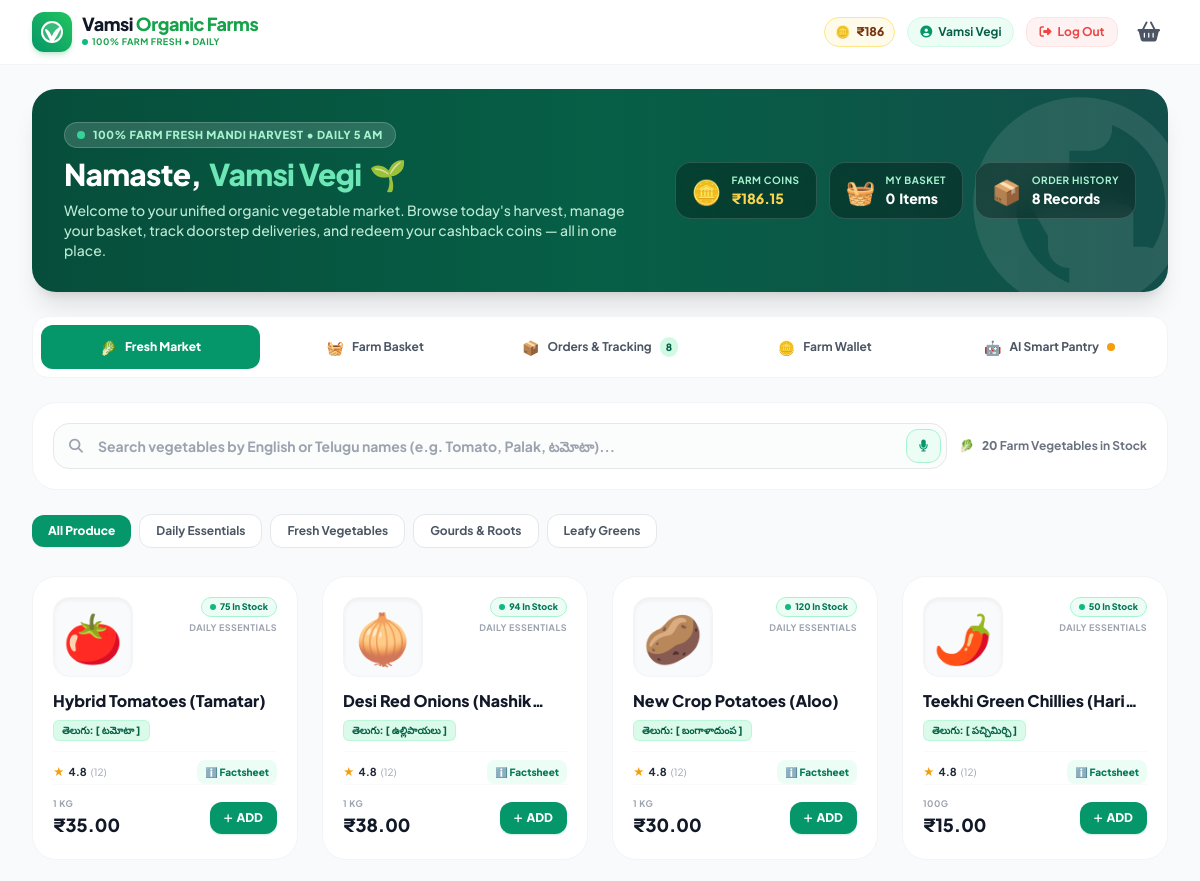
Page /shop (signed in, upper part) on the earlier database version.
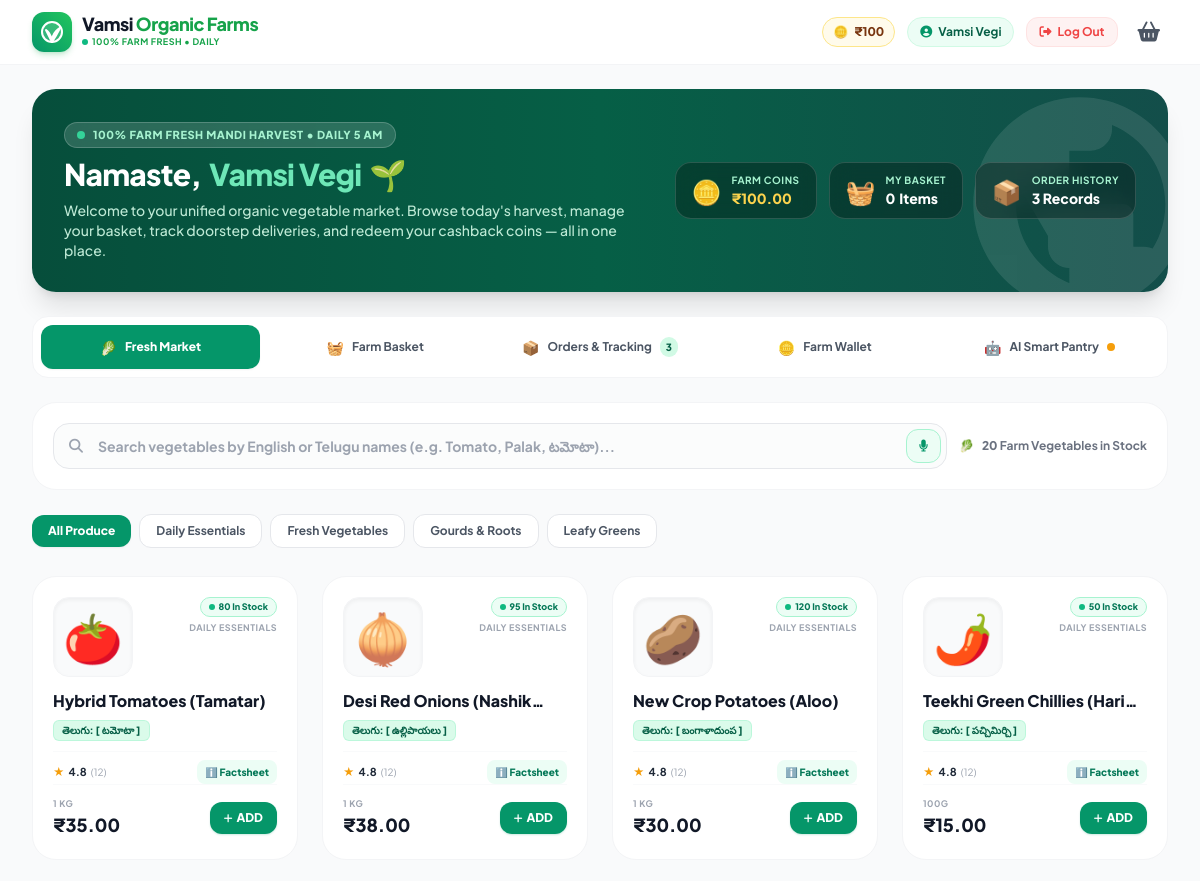
Same page on the later database version.
### tables this page shows
CREATE TABLE users (
            id INTEGER PRIMARY KEY AUTOINCREMENT,
            name TEXT NOT NULL,
            email TEXT UNIQUE NOT NULL,
            phone TEXT UNIQUE,
            role TEXT DEFAULT 'customer',
            password TEXT,
            wallet_balance REAL DEFAULT 100.0,
            auth_provider TEXT DEFAULT 'local',
            profile_picture TEXT DEFAULT ''
        );

CREATE TABLE products (
            id INTEGER PRIMARY KEY AUTOINCREMENT,
            name TEXT NOT NULL,
            category TEXT NOT NULL,
            price REAL NOT NULL,
            unit TEXT NOT NULL,
            image_url TEXT,
            tags TEXT NOT NULL,
            stock INTEGER NOT NULL,
            description TEXT,
            rating REAL DEFAULT 4.8,
            review_count INTEGER DEFAULT 28,
            nutrition_info TEXT DEFAULT ''
        );

### app.py (the view)
@app.route('/shop')
def shop():
    uid = session.get('user_id')
    if not uid:
        return redirect(url_for('login'))
    return dashboard()

### app.py (called while the page is built)
def get_db_connection():
    conn = sqlite3.connect(database.DB_PATH)
    conn.row_factory = sqlite3.Row
    return conn

@app.context_processor
def inject_global_data():
    current_uid = session.get('user_id')
    current_user = None
    unread_count = 0
    conn = get_db_connection()
    users = conn.execute("SELECT * FROM users").fetchall()
    if current_uid:
        current_user = conn.execute("SELECT * FROM users WHERE id = ?", (current_uid,)).fetchone()
        if current_user:
            unread_count = conn.execute(
                "SELECT COUNT(*) FROM notifications WHERE user_id = ? AND is_read = 0",
                (current_uid,)
            ).fetchone()[0]
    conn.close()
    return {
        'all_users': users,
        'current_user': current_user,
        'unread_notification_count': unread_count
    }

### recommender.py (called while the page is built)
def get_db_connection():
    conn = sqlite3.connect(DB_PATH)
    conn.row_factory = sqlite3.Row
    return conn

def parse_tags(tags_str):
    return [t.strip().lower() for t in tags_str.split(',') if t.strip()]

def get_all_products():
    conn = get_db_connection()
    products = conn.execute("SELECT * FROM products").fetchall()
    conn.close()
    return products

### templates/dashboard.html (shortened to what the changed rows need)
{% extends 'base.html' %}
{% block content %}
<div class="space-y-6">
    <div class="bg-gradient-to-r from-emerald-900 via-emerald-800 to-teal-900 rounded-3xl p-6 sm:p-8 text-white shadow-xl relative overflow-hidden">
        <div class="absolute -right-10 -bottom-10 opacity-10 pointer-events-none">
        </div>
        <div class="relative z-10 flex flex-col md:flex-row md:items-center md:justify-between gap-6">
            <div class="space-y-2">
                <h1 class="text-2xl sm:text-3xl font-black tracking-tight text-white flex items-center gap-2">
                    <span>Namaste,</span>
                    <span class="text-emerald-300">{{ current_user.name }}</span>
                    <span>🌱</span>
                </h1>
            </div>
            <div class="flex flex-wrap gap-2.5 sm:gap-3">
                <button onclick="switchDashboardTab('wallet')" class="bg-black/30 hover:bg-black/40 backdrop-blur-md border border-white/15 px-4 py-2.5 rounded-2xl flex items-center gap-2.5 transition active:scale-95 group text-left">
                    <div>
                        <p class="text-[10px] text-emerald-200 font-bold uppercase tracking-wider">Farm Coins</p>
                        <p class="text-sm font-black text-amber-300">₹{{ "%.2f" | format(wallet_balance or 100.0) }}</p>
                    </div>
                </button>
                <button onclick="switchDashboardTab('orders')" class="bg-black/30 hover:bg-black/40 backdrop-blur-md border border-white/15 px-4 py-2.5 rounded-2xl flex items-center gap-2.5 transition active:scale-95 group text-left">
                    <div>
                        <p class="text-[10px] text-emerald-200 font-bold uppercase tracking-wider">Order History</p>
                        <p class="text-sm font-black text-white">{{ purchases | length }} Records</p>
                    </div>
                </button>
            </div>
        </div>
    </div>
    <div class="bg-white rounded-2xl p-2 shadow-xs border border-gray-100 flex items-center overflow-x-auto gap-1.5 sticky top-16 z-30">
        <button id="nav-tab-orders" onclick="switchDashboardTab('orders')"
                class="app-tab-btn flex-1 min-w-[140px] py-3 px-3 rounded-xl font-bold text-xs transition-all duration-200 flex items-center justify-center gap-2 text-gray-600 hover:text-gray-900 active:scale-98">
            <span class="text-sm">📦</span>
            <span>Orders & Tracking</span>
            <span class="text-[10px] font-extrabold text-emerald-800 bg-emerald-100 px-1.5 py-0.5 rounded-full">{{ purchases | length }}</span>
        </button>
    </div>
    <div id="tab-panel-market" class="app-tab-panel space-y-6">
        <div class="flex items-center space-x-2 overflow-x-auto pb-1 no-scrollbar">
            <button onclick="filterCategory('All')" class="category-tab-btn px-4 py-2 rounded-xl text-xs font-black transition whitespace-nowrap bg-emerald-600 text-white shadow-sm">
                All Produce
            </button>
            {% for cat in categories %}
                <button onclick="filterCategory('{{ cat }}')" class="category-tab-btn px-4 py-2 rounded-xl text-xs font-bold transition whitespace-nowrap bg-white text-gray-600 hover:bg-gray-50 border border-gray-200">
                    {{ cat }}
                </button>
            {% endfor %}
        </div>
        <div class="grid grid-cols-1 min-[480px]:grid-cols-2 md:grid-cols-3 lg:grid-cols-4 gap-4 sm:gap-6 items-stretch">
            {% for prod in products %}
                <div class="product-card bg-white rounded-3xl p-4 sm:p-5 border border-gray-100 shadow-xs hover:shadow-md transition duration-200 flex flex-col justify-between group h-full"
                     data-id="{{ prod.id }}"
                     data-name="{{ prod.name }}"
                     data-category="{{ prod.category }}"
                     data-tags="{{ prod.tags or '' }}"
                     data-price="{{ prod.price }}">
                    <div class="flex-grow flex flex-col">
                        <div class="flex items-start justify-between mb-3">
                            <div class="w-16 h-16 sm:w-20 sm:h-20 rounded-2xl bg-gray-50 border border-gray-100 flex items-center justify-center text-4xl sm:text-5xl group-hover:scale-105 transition duration-200 shadow-inner flex-shrink-0">
                                {{ prod.image_url }}
                            </div>
                            <div class="flex flex-col items-end gap-1">
                                {% if prod.stock > 0 %}
                                    <span class="inline-flex items-center px-2 py-0.5 rounded-full text-[9px] font-black bg-emerald-50 text-emerald-700 border border-emerald-200">
                                        <span class="w-1.5 h-1.5 rounded-full bg-emerald-500 mr-1 animate-pulse"></span>
                                        {{ prod.stock }} In Stock
                                    </span>
                                {% else %}
                                    <span class="inline-flex items-center px-2 py-0.5 rounded-full text-[9px] font-black bg-red-50 text-red-700 border border-red-200">
                                        Sold Out
                                    </span>
                                {% endif %}
                                <span class="text-[9px] font-bold text-gray-400 uppercase tracking-wider">
                                    {{ prod.category }}
                                </span>
                            </div>
                        </div>
                        <h3 class="font-extrabold text-sm sm:text-base text-gray-900 leading-tight line-clamp-1" title="{{ prod.name.split('[')[0].strip() }}">
                            {{ prod.name.split('[')[0].strip() }}
                        </h3>
                        <div class="mt-1 min-h-[26px] flex items-center">
                            {% if '[' in prod.name %}
                                <span class="inline-block text-[10px] font-extrabold text-emerald-800 bg-emerald-100/80 px-2 py-0.5 rounded-md border border-emerald-200/60 truncate max-w-full">
                                    తెలుగు: [ {{ prod.name.split('[')[1].replace(']', '').strip() }} ]
                                </span>
                            {% endif %}
                        </div>
                        <div class="flex items-center justify-between mt-2 pt-2 border-t border-gray-50 text-xs">
                            <div class="flex items-center gap-1">
                                <span class="text-amber-500 font-black text-[11px]">★</span>
                                <span class="font-bold text-gray-800 text-[11px]">{{ "%.1f" | format(prod.rating or 4.8) }}</span>
                                <span class="text-gray-400 text-[10px]">({{ prod.reviews_count or 12 }})</span>
                            </div>
                            <button type="button" onclick="openProduceDetails({{ prod.id }})"
                                    class="text-[10px] font-black text-emerald-700 hover:text-emerald-800 bg-emerald-50 hover:bg-emerald-100 px-2 py-1 rounded-lg transition active:scale-95">
                                ℹ️ Factsheet
                            </button>
                        </div>
                    </div>
                    <div class="pt-3 mt-auto border-t border-gray-50 flex items-center justify-between">
                        <div>
                            <span class="text-[9px] text-gray-400 block font-bold uppercase tracking-wider">{{ prod.unit }}</span>
                            <span class="text-base sm:text-lg font-black text-gray-900">₹{{ "%.2f" | format(prod.price) }}</span>
                        </div>
                        <div class="product-card-action" data-id="{{ prod.id }}" data-name="{{ prod.name }}" data-price="{{ prod.price }}" data-unit="{{ prod.unit }}" data-icon="{{ prod.image_url }}" data-stock="{{ prod.stock }}">
                            {% if prod.stock == 0 %}
                                <button disabled class="bg-gray-100 text-gray-400 font-bold text-xs px-3 py-1.5 rounded-xl cursor-not-allowed">
                                    Sold Out
                                </button>
                            {% else %}
                                <div class="cart-btn-wrapper" id="cart-btn-wrapper-{{ prod.id }}">
                                </div>
                            {% endif %}
                        </div>
                    </div>
                </div>
            {% endfor %}
        </div>
    </div>
</div>
{% endblock %}

### templates/base.html (shortened to what the changed rows need)
<!DOCTYPE html>
<html lang="en">
<head>
    <link rel="stylesheet" href="/static/css/styles.css">
    <script src="/static/js/tailwind.min.js"></script>
    <link rel="stylesheet" href="https://cdnjs.cloudflare.com/ajax/libs/font-awesome/6.4.0/css/all.min.css">
</head>
<body class="bg-gray-50 flex flex-col min-h-screen text-gray-800">
    {% if request.path not in ['/login', '/register', '/admin/login'] %}
    <nav class="bg-white border-b border-gray-100 sticky top-0 z-40 shadow-xs">
        <div class="max-w-7xl mx-auto px-4 sm:px-6 lg:px-8">
                <div class="flex justify-between h-16">
                    <div class="flex items-center space-x-3">
                        {% if current_user %}
                            <div class="flex items-center space-x-3">
                                {% if current_user.role == 'customer' %}
                                    <a href="/dashboard#wallet" onclick="if (typeof switchDashboardTab === 'function') { switchDashboardTab('wallet'); return false; }" class="flex items-center space-x-1.5 text-xs bg-amber-50 hover:bg-amber-100 text-amber-900 px-2.5 py-1.5 rounded-full border border-amber-200 font-black transition" title="Farm Wallet Coins">
                                        <span>🪙</span>
                                        <span id="nav-wallet-balance">₹{{ "%.0f" | format(current_user['wallet_balance'] if (current_user and 'wallet_balance' in current_user.keys()) else 0.0) }}</span>
                                    </a>
                                {% endif %}
                                <div class="flex items-center space-x-1.5 text-xs bg-emerald-50 text-emerald-800 px-3 py-1.5 rounded-full border border-emerald-100 font-bold">
                                    {% if session.get('profile_picture') %}
                                        <img src="{{ session.get('profile_picture') }}" alt="Profile" class="w-4 h-4 rounded-full object-cover">
                                    {% else %}
                                        <i class="fa-solid fa-circle-user text-emerald-600"></i>
                                    {% endif %}
                                    <span>{{ current_user.name }}</span>
                                </div>
                                <a href="/logout" class="text-xs font-bold text-red-500 hover:text-red-700 bg-red-50 hover:bg-red-100/50 px-3 py-1.5 rounded-xl border border-red-100 transition">
                                    <i class="fa-solid fa-right-from-bracket mr-1"></i> Log Out
                                </a>
                            </div>
                        {% endif %}
                    </div>
                </div>
            </div>
    </nav>
    {% endif %}
    <main class="flex-grow max-w-7xl w-full mx-auto {% if request.path in ['/login', '/register', '/admin/login'] %}p-0 flex items-center justify-center{% else %}px-4 sm:px-6 lg:px-8 py-6 pb-24 sm:pb-8{% endif %}">
        {% block content %}{% endblock %}
    </main>
</body>
</html>

Differences in the rows shown:
changed users "Vamsi Vegi": wallet_balance "186" → "100"; wallet_balance "186.15" → "100.00"
changed products "Hybrid Tomatoes (Tamatar)": stock "75" → "80"
changed products "ఉల్లిపాయలు": stock "94" → "95"
Other differences:
{{ purchases | length }}: "8" → "3"
